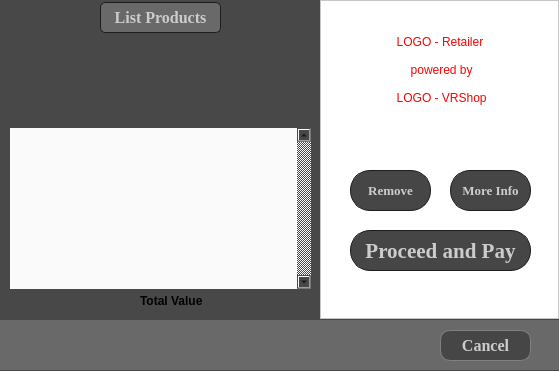
<?xml version="1.0" encoding="UTF-8"?>
<ui version="4.0">
 <class>CashierProceed</class>
 <widget class="QDialog" name="CashierProceed">
  <property name="geometry">
   <rect>
    <x>0</x>
    <y>0</y>
    <width>559</width>
    <height>371</height>
   </rect>
  </property>
  <property name="sizePolicy">
   <sizepolicy hsizetype="Fixed" vsizetype="Fixed">
    <horstretch>0</horstretch>
    <verstretch>0</verstretch>
   </sizepolicy>
  </property>
  <property name="maximumSize">
   <size>
    <width>559</width>
    <height>371</height>
   </size>
  </property>
  <property name="windowTitle">
   <string>Dialog</string>
  </property>
  <property name="styleSheet">
   <string notr="true">background-color: rgb(72,72,72);</string>
  </property>
  <layout class="QFormLayout" name="formLayout">
   <property name="fieldGrowthPolicy">
    <enum>QFormLayout::AllNonFixedFieldsGrow</enum>
   </property>
   <property name="horizontalSpacing">
    <number>1</number>
   </property>
   <property name="verticalSpacing">
    <number>1</number>
   </property>
   <property name="leftMargin">
    <number>0</number>
   </property>
   <property name="topMargin">
    <number>0</number>
   </property>
   <property name="rightMargin">
    <number>0</number>
   </property>
   <property name="bottomMargin">
    <number>0</number>
   </property>
   <item row="0" column="0">
    <widget class="QFrame" name="m_pFrameLeftSide">
     <property name="sizePolicy">
      <sizepolicy hsizetype="Fixed" vsizetype="Fixed">
       <horstretch>0</horstretch>
       <verstretch>0</verstretch>
      </sizepolicy>
     </property>
     <property name="minimumSize">
      <size>
       <width>319</width>
       <height>319</height>
      </size>
     </property>
     <property name="maximumSize">
      <size>
       <width>319</width>
       <height>319</height>
      </size>
     </property>
     <property name="styleSheet">
      <string notr="true">/*background-color:white;*/

background-color: qlineargradient(x1: 0, y1: 0, x2: 0, y2: 1,

/*	stop: 0 white, stop: 1 rgb(108, 183, 255));*/

	stop: 0 #dadbde, stop: 1 #f6f7fa

);</string>
     </property>
     <widget class="QLabel" name="m_pLabelPrice">
      <property name="geometry">
       <rect>
        <x>236</x>
        <y>290</y>
        <width>81</width>
        <height>21</height>
       </rect>
      </property>
      <property name="font">
       <font>
        <weight>75</weight>
        <bold>true</bold>
       </font>
      </property>
      <property name="styleSheet">
       <string notr="true">background-color:transparent;</string>
      </property>
      <property name="text">
       <string/>
      </property>
      <property name="alignment">
       <set>Qt::AlignRight|Qt::AlignTrailing|Qt::AlignVCenter</set>
      </property>
     </widget>
     <widget class="QLabel" name="m_pLabelProductImage">
      <property name="geometry">
       <rect>
        <x>110</x>
        <y>37</y>
        <width>101</width>
        <height>91</height>
       </rect>
      </property>
      <property name="styleSheet">
       <string notr="true">background-color:transparent;</string>
      </property>
      <property name="text">
       <string/>
      </property>
      <property name="scaledContents">
       <bool>true</bool>
      </property>
     </widget>
     <widget class="QLabel" name="m_pLabelTitle">
      <property name="geometry">
       <rect>
        <x>100</x>
        <y>2</y>
        <width>121</width>
        <height>31</height>
       </rect>
      </property>
      <property name="font">
       <font>
        <family>Times New Roman</family>
        <pointsize>12</pointsize>
        <weight>75</weight>
        <bold>true</bold>
       </font>
      </property>
      <property name="styleSheet">
       <string notr="true">QLabel {
	min-height: 20px;
	color: rgb(204,204,204);
	border-radius: 5px;
	border: 1px solid rgb(29,29,29);
	background-color:rgb(105,105,105);
}
</string>
      </property>
      <property name="text">
       <string>List Products</string>
      </property>
      <property name="alignment">
       <set>Qt::AlignCenter</set>
      </property>
     </widget>
     <widget class="QTableWidget" name="m_pTableWidgetProducts">
      <property name="geometry">
       <rect>
        <x>10</x>
        <y>128</y>
        <width>301</width>
        <height>161</height>
       </rect>
      </property>
      <property name="styleSheet">
       <string notr="true">background-color:rgba(250,250,250,255);</string>
      </property>
      <property name="frameShape">
       <enum>QFrame::NoFrame</enum>
      </property>
      <property name="verticalScrollBarPolicy">
       <enum>Qt::ScrollBarAlwaysOn</enum>
      </property>
      <property name="editTriggers">
       <set>QAbstractItemView::NoEditTriggers</set>
      </property>
      <property name="selectionBehavior">
       <enum>QAbstractItemView::SelectRows</enum>
      </property>
      <property name="showGrid">
       <bool>false</bool>
      </property>
      <attribute name="horizontalHeaderVisible">
       <bool>false</bool>
      </attribute>
      <attribute name="verticalHeaderVisible">
       <bool>false</bool>
      </attribute>
      <column>
       <property name="text">
        <string>Product</string>
       </property>
      </column>
      <column>
       <property name="text">
        <string>Price</string>
       </property>
      </column>
     </widget>
     <widget class="QLabel" name="m_pLabelValueName">
      <property name="geometry">
       <rect>
        <x>140</x>
        <y>290</y>
        <width>71</width>
        <height>21</height>
       </rect>
      </property>
      <property name="font">
       <font>
        <weight>75</weight>
        <bold>true</bold>
       </font>
      </property>
      <property name="styleSheet">
       <string notr="true">background-color:transparent;</string>
      </property>
      <property name="text">
       <string>Total Value</string>
      </property>
     </widget>
    </widget>
   </item>
   <item row="0" column="1">
    <widget class="QFrame" name="m_pFrameRightSide">
     <property name="sizePolicy">
      <sizepolicy hsizetype="Preferred" vsizetype="Preferred">
       <horstretch>0</horstretch>
       <verstretch>0</verstretch>
      </sizepolicy>
     </property>
     <property name="minimumSize">
      <size>
       <width>239</width>
       <height>319</height>
      </size>
     </property>
     <property name="maximumSize">
      <size>
       <width>239</width>
       <height>319</height>
      </size>
     </property>
     <property name="styleSheet">
      <string notr="true">background-color:white</string>
     </property>
     <property name="frameShape">
      <enum>QFrame::StyledPanel</enum>
     </property>
     <property name="frameShadow">
      <enum>QFrame::Raised</enum>
     </property>
     <widget class="QPushButton" name="m_pPushButtonProceed">
      <property name="geometry">
       <rect>
        <x>30</x>
        <y>230</y>
        <width>181</width>
        <height>41</height>
       </rect>
      </property>
      <property name="font">
       <font>
        <family>Times New Roman</family>
        <pointsize>16</pointsize>
        <weight>75</weight>
        <bold>true</bold>
       </font>
      </property>
      <property name="styleSheet">
       <string notr="true">QPushButton {
	min-height: 20px;
	color: rgb(204,204,204);
	border-radius: 20px;
	border: 1px solid rgb(29,29,29);
	background-color:rgb(70,70,70);}

QPushButton:hover {
	background-color:rgb(105,105,105);
	border-radius: 20px;
	color:white;
}</string>
      </property>
      <property name="text">
       <string>Proceed and Pay</string>
      </property>
     </widget>
     <widget class="QLabel" name="m_pLabelLogoRetailer">
      <property name="geometry">
       <rect>
        <x>70</x>
        <y>30</y>
        <width>100</width>
        <height>80</height>
       </rect>
      </property>
      <property name="minimumSize">
       <size>
        <width>0</width>
        <height>80</height>
       </size>
      </property>
      <property name="styleSheet">
       <string notr="true">color:red;</string>
      </property>
      <property name="text">
       <string>LOGO - Retailer 

 powered by 

 LOGO - VRShop</string>
      </property>
      <property name="alignment">
       <set>Qt::AlignCenter</set>
      </property>
      <property name="margin">
       <number>0</number>
      </property>
      <property name="indent">
       <number>-1</number>
      </property>
     </widget>
     <widget class="QPushButton" name="m_pPushButtonInfo">
      <property name="geometry">
       <rect>
        <x>130</x>
        <y>170</y>
        <width>81</width>
        <height>41</height>
       </rect>
      </property>
      <property name="font">
       <font>
        <family>Times New Roman</family>
        <pointsize>10</pointsize>
        <weight>75</weight>
        <bold>true</bold>
       </font>
      </property>
      <property name="styleSheet">
       <string notr="true">QPushButton {
	min-height: 20px;
	color: rgb(204,204,204);
	border-radius: 20px;
	border: 1px solid rgb(29,29,29);
	background-color:rgb(70,70,70);}

QPushButton:hover {
	background-color:rgb(105,105,105);
	border-radius: 20px;
	color:white;
}
</string>
      </property>
      <property name="text">
       <string>More Info</string>
      </property>
     </widget>
     <widget class="QPushButton" name="m_pPushButtonRemove">
      <property name="geometry">
       <rect>
        <x>30</x>
        <y>170</y>
        <width>81</width>
        <height>41</height>
       </rect>
      </property>
      <property name="font">
       <font>
        <family>Times New Roman</family>
        <pointsize>10</pointsize>
        <weight>75</weight>
        <bold>true</bold>
       </font>
      </property>
      <property name="styleSheet">
       <string notr="true">QPushButton {
	min-height: 20px;
	color: rgb(204,204,204);
	border-radius: 20px;
	border: 1px solid rgb(29,29,29);
	background-color:rgb(70,70,70);}

QPushButton:hover {
	background-color:rgb(105,105,105);
	border-radius: 20px;
	color:white;
}
</string>
      </property>
      <property name="text">
       <string>Remove</string>
      </property>
     </widget>
    </widget>
   </item>
   <item row="2" column="0" colspan="2">
    <widget class="QFrame" name="m_pFrameToolBar">
     <property name="minimumSize">
      <size>
       <width>61</width>
       <height>50</height>
      </size>
     </property>
     <property name="styleSheet">
      <string notr="true">background-color: rgb(105,105,105);
</string>
     </property>
     <property name="frameShape">
      <enum>QFrame::NoFrame</enum>
     </property>
     <property name="frameShadow">
      <enum>QFrame::Raised</enum>
     </property>
     <widget class="QPushButton" name="m_pPushButtonCancel">
      <property name="geometry">
       <rect>
        <x>440</x>
        <y>10</y>
        <width>91</width>
        <height>31</height>
       </rect>
      </property>
      <property name="font">
       <font>
        <family>Times New Roman</family>
        <pointsize>12</pointsize>
        <weight>75</weight>
        <bold>true</bold>
       </font>
      </property>
      <property name="styleSheet">
       <string notr="true">QPushButton {
	min-height: 20px;
	color: rgb(204,204,204);
	border-radius: 10px;
	border: 1px solid gray;
	background-color:rgb(70,70,70);}

QPushButton:hover {
	background-color:rgb(105,105,105);
	border-radius: 10px;
	color:white;
}


/*	background-color: qlineargradient(spread:pad, 
	x1:0.181818, y1:0.267, x2:0, y2:1, 
	stop:0 rgba(234, 133, 0, 255), 
	stop:1 rgba(255, 255, 255, 255))
};

*/

/*
	border: 1px solid rgb(67,67,67); 


*/
</string>
      </property>
      <property name="text">
       <string>Cancel</string>
      </property>
      <property name="flat">
       <bool>false</bool>
      </property>
     </widget>
    </widget>
   </item>
  </layout>
 </widget>
 <resources/>
 <connections/>
</ui>
